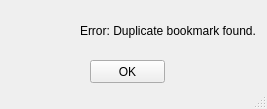
<?xml version="1.0" encoding="UTF-8"?>
<ui version="4.0">
 <class>MainWindow</class>
 <widget class="QMainWindow" name="MainWindow">
  <property name="geometry">
   <rect>
    <x>0</x>
    <y>0</y>
    <width>267</width>
    <height>109</height>
   </rect>
  </property>
  <property name="windowTitle">
   <string>MainWindow</string>
  </property>
  <widget class="QWidget" name="centralwidget">
   <widget class="QLabel" name="label">
    <property name="geometry">
     <rect>
      <x>-10</x>
      <y>-10</y>
      <width>91</width>
      <height>91</height>
     </rect>
    </property>
    <property name="styleSheet">
     <string notr="true">image: url(error.png);</string>
    </property>
    <property name="text">
     <string/>
    </property>
   </widget>
   <widget class="QLabel" name="label_2">
    <property name="geometry">
     <rect>
      <x>80</x>
      <y>20</y>
      <width>181</width>
      <height>21</height>
     </rect>
    </property>
    <property name="text">
     <string>Error: Duplicate bookmark found.</string>
    </property>
   </widget>
   <widget class="QPushButton" name="pushButton">
    <property name="geometry">
     <rect>
      <x>90</x>
      <y>60</y>
      <width>75</width>
      <height>23</height>
     </rect>
    </property>
    <property name="text">
     <string>OK</string>
    </property>
   </widget>
  </widget>
  <widget class="QStatusBar" name="statusbar"/>
 </widget>
 <resources>
  <include location="error.qrc"/>
 </resources>
 <connections/>
</ui>
